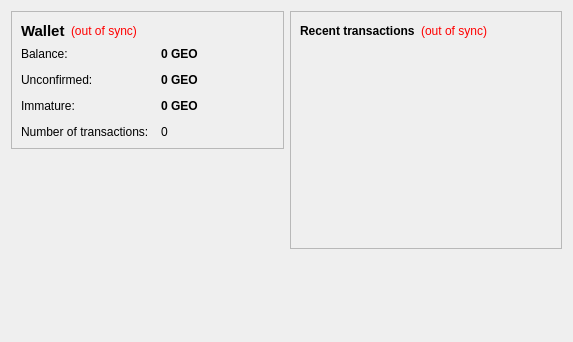
<?xml version="1.0" encoding="UTF-8"?>
<ui version="4.0">
 <class>OverviewPage</class>
 <widget class="QWidget" name="OverviewPage">
  <property name="geometry">
   <rect>
    <x>0</x>
    <y>0</y>
    <width>573</width>
    <height>342</height>
   </rect>
  </property>
  <property name="windowTitle">
   <string>Form</string>
  </property>
  <layout class="QHBoxLayout" name="horizontalLayout" stretch="1,1">
   <item>
    <layout class="QVBoxLayout" name="verticalLayout_2">
     <item>
      <widget class="QFrame" name="frame">
       <property name="frameShape">
        <enum>QFrame::StyledPanel</enum>
       </property>
       <property name="frameShadow">
        <enum>QFrame::Raised</enum>
       </property>
       <layout class="QVBoxLayout" name="verticalLayout_4">
        <item>
         <layout class="QHBoxLayout" name="horizontalLayout_4">
          <item>
           <widget class="QLabel" name="label_5">
            <property name="font">
             <font>
              <pointsize>11</pointsize>
              <weight>75</weight>
              <bold>true</bold>
             </font>
            </property>
            <property name="text">
             <string>Wallet</string>
            </property>
           </widget>
          </item>
          <item>
           <widget class="QLabel" name="labelWalletStatus">
            <property name="toolTip">
             <string>The displayed information may be out of date. Your wallet automatically synchronizes with the PGGCOIN network after a connection is established, but this process has not completed yet.</string>
            </property>
            <property name="styleSheet">
             <string notr="true">QLabel { color: red; }</string>
            </property>
            <property name="text">
             <string notr="true">(out of sync)</string>
            </property>
            <property name="alignment">
             <set>Qt::AlignLeading|Qt::AlignLeft|Qt::AlignVCenter</set>
            </property>
           </widget>
          </item>
          <item>
           <spacer name="horizontalSpacer_2">
            <property name="orientation">
             <enum>Qt::Horizontal</enum>
            </property>
            <property name="sizeHint" stdset="0">
             <size>
              <width>40</width>
              <height>20</height>
             </size>
            </property>
           </spacer>
          </item>
         </layout>
        </item>
        <item>
         <layout class="QFormLayout" name="formLayout_2">
          <property name="fieldGrowthPolicy">
           <enum>QFormLayout::AllNonFixedFieldsGrow</enum>
          </property>
          <property name="horizontalSpacing">
           <number>12</number>
          </property>
          <property name="verticalSpacing">
           <number>12</number>
          </property>
          <item row="0" column="0">
           <widget class="QLabel" name="label">
            <property name="text">
             <string>Balance:</string>
            </property>
           </widget>
          </item>
          <item row="0" column="1">
           <widget class="QLabel" name="labelBalance">
            <property name="font">
             <font>
              <weight>75</weight>
              <bold>true</bold>
             </font>
            </property>
            <property name="cursor">
             <cursorShape>IBeamCursor</cursorShape>
            </property>
            <property name="toolTip">
             <string>Your current balance</string>
            </property>
            <property name="text">
             <string notr="true">0 GEO</string>
            </property>
            <property name="textInteractionFlags">
             <set>Qt::LinksAccessibleByMouse|Qt::TextSelectableByKeyboard|Qt::TextSelectableByMouse</set>
            </property>
           </widget>
          </item>
          <item row="1" column="0">
           <widget class="QLabel" name="label_3">
            <property name="text">
             <string>Unconfirmed:</string>
            </property>
           </widget>
          </item>
          <item row="1" column="1">
           <widget class="QLabel" name="labelUnconfirmed">
            <property name="font">
             <font>
              <weight>75</weight>
              <bold>true</bold>
             </font>
            </property>
            <property name="cursor">
             <cursorShape>IBeamCursor</cursorShape>
            </property>
            <property name="toolTip">
             <string>Total of transactions that have yet to be confirmed, and do not yet count toward the current balance</string>
            </property>
            <property name="text">
             <string notr="true">0 GEO</string>
            </property>
            <property name="textInteractionFlags">
             <set>Qt::LinksAccessibleByMouse|Qt::TextSelectableByKeyboard|Qt::TextSelectableByMouse</set>
            </property>
           </widget>
          </item>
          <item row="3" column="0">
           <widget class="QLabel" name="label_2">
            <property name="text">
             <string>Number of transactions:</string>
            </property>
           </widget>
          </item>
          <item row="3" column="1">
           <widget class="QLabel" name="labelNumTransactions">
            <property name="toolTip">
             <string>Total number of transactions in wallet</string>
            </property>
            <property name="text">
             <string notr="true">0</string>
            </property>
           </widget>
          </item>
          <item row="2" column="0">
           <widget class="QLabel" name="labelImmatureText">
            <property name="text">
             <string>Immature:</string>
            </property>
           </widget>
          </item>
          <item row="2" column="1">
           <widget class="QLabel" name="labelImmature">
            <property name="font">
             <font>
              <weight>75</weight>
              <bold>true</bold>
             </font>
            </property>
            <property name="toolTip">
             <string>Mined balance that has not yet matured</string>
            </property>
            <property name="text">
             <string notr="true">0 GEO</string>
            </property>
            <property name="textInteractionFlags">
             <set>Qt::LinksAccessibleByMouse|Qt::TextSelectableByKeyboard|Qt::TextSelectableByMouse</set>
            </property>
           </widget>
          </item>
         </layout>
        </item>
       </layout>
      </widget>
     </item>
     <item>
      <spacer name="verticalSpacer">
       <property name="orientation">
        <enum>Qt::Vertical</enum>
       </property>
       <property name="sizeHint" stdset="0">
        <size>
         <width>20</width>
         <height>40</height>
        </size>
       </property>
      </spacer>
     </item>
    </layout>
   </item>
   <item>
    <layout class="QVBoxLayout" name="verticalLayout_3">
     <item>
      <widget class="QFrame" name="frame_2">
       <property name="frameShape">
        <enum>QFrame::StyledPanel</enum>
       </property>
       <property name="frameShadow">
        <enum>QFrame::Raised</enum>
       </property>
       <layout class="QVBoxLayout" name="verticalLayout">
        <item>
         <layout class="QHBoxLayout" name="horizontalLayout_2">
          <item>
           <widget class="QLabel" name="label_4">
            <property name="text">
             <string>&lt;b&gt;Recent transactions&lt;/b&gt;</string>
            </property>
           </widget>
          </item>
          <item>
           <widget class="QLabel" name="labelTransactionsStatus">
            <property name="toolTip">
             <string>The displayed information may be out of date. Your wallet automatically synchronizes with the PGGCOIN network after a connection is established, but this process has not completed yet.</string>
            </property>
            <property name="styleSheet">
             <string notr="true">QLabel { color: red; }</string>
            </property>
            <property name="text">
             <string notr="true">(out of sync)</string>
            </property>
            <property name="alignment">
             <set>Qt::AlignRight|Qt::AlignTrailing|Qt::AlignVCenter</set>
            </property>
           </widget>
          </item>
          <item>
           <spacer name="horizontalSpacer">
            <property name="orientation">
             <enum>Qt::Horizontal</enum>
            </property>
            <property name="sizeHint" stdset="0">
             <size>
              <width>40</width>
              <height>20</height>
             </size>
            </property>
           </spacer>
          </item>
         </layout>
        </item>
        <item>
         <widget class="QListView" name="listTransactions">
          <property name="styleSheet">
           <string notr="true">QListView { background: transparent; }</string>
          </property>
          <property name="frameShape">
           <enum>QFrame::NoFrame</enum>
          </property>
          <property name="verticalScrollBarPolicy">
           <enum>Qt::ScrollBarAlwaysOff</enum>
          </property>
          <property name="horizontalScrollBarPolicy">
           <enum>Qt::ScrollBarAlwaysOff</enum>
          </property>
          <property name="selectionMode">
           <enum>QAbstractItemView::NoSelection</enum>
          </property>
         </widget>
        </item>
       </layout>
      </widget>
     </item>
     <item>
      <spacer name="verticalSpacer_2">
       <property name="orientation">
        <enum>Qt::Vertical</enum>
       </property>
       <property name="sizeHint" stdset="0">
        <size>
         <width>20</width>
         <height>40</height>
        </size>
       </property>
      </spacer>
     </item>
    </layout>
   </item>
  </layout>
 </widget>
 <resources/>
 <connections/>
</ui>
